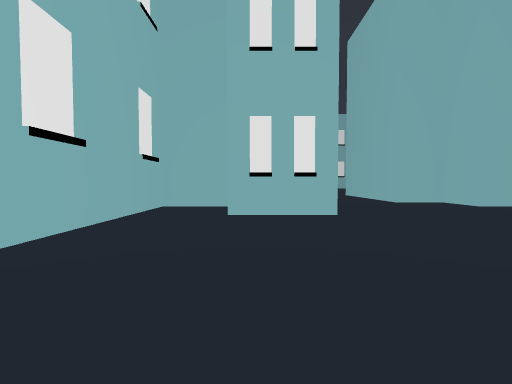
[1] (above)

24 first-person views from a walk through a Godot game level. The camera is 1.3 m above the floor, tilts 2° down and sees 85° across. The floor is counted in squares, 2 m on a side. Each view is taken from the middle of a square. On the plan, view 1 faces up. The plan holds only what a view shows up to about 9 squares ahead; the rest is blank. The place goes on beyond the plan. Characters and animated objects are left out.

[2]
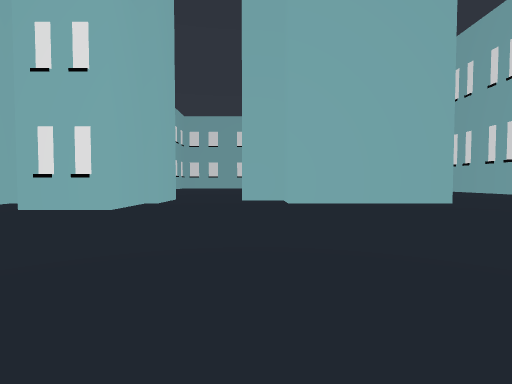

[3]
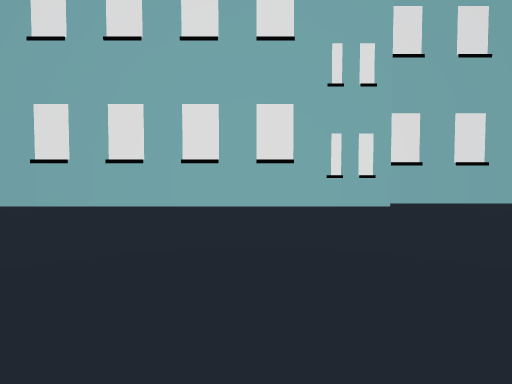

[4]
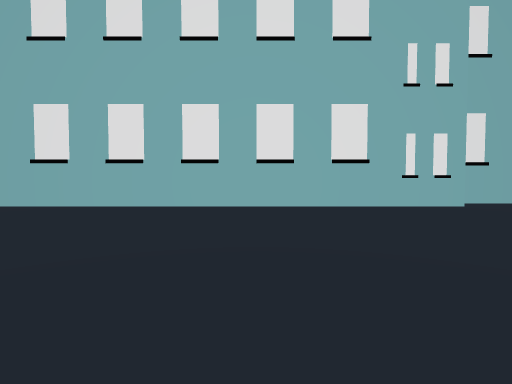

[5]
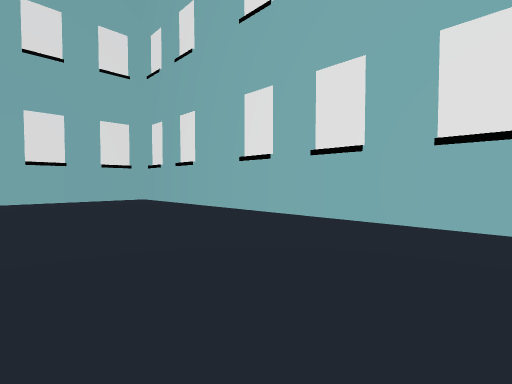

[6]
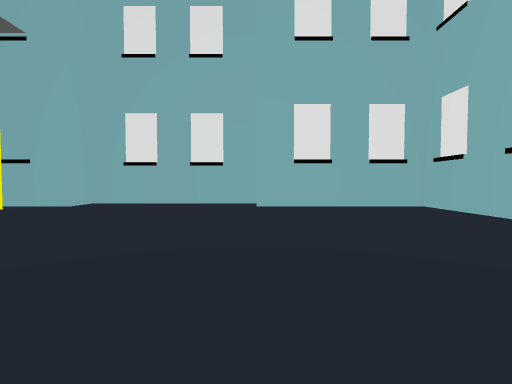

[7]
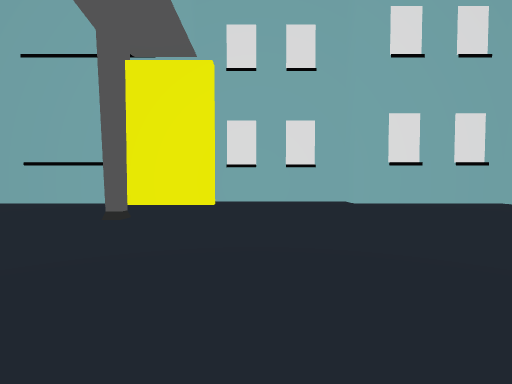

[8]
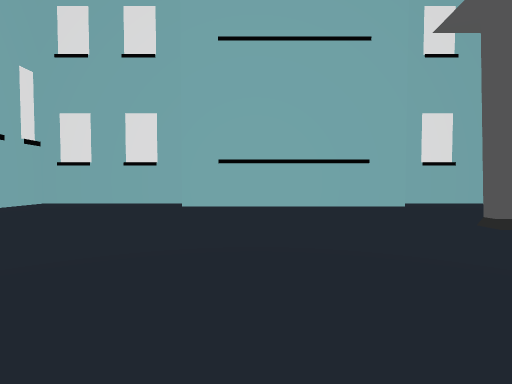

[9]
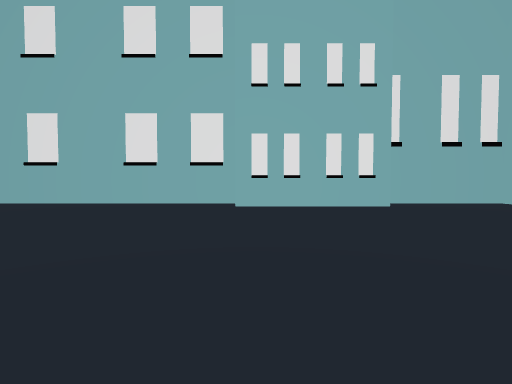

[10]
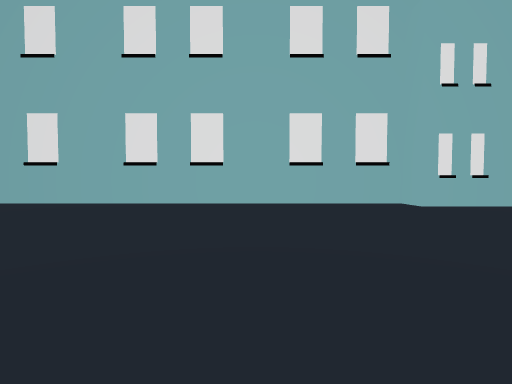

[11]
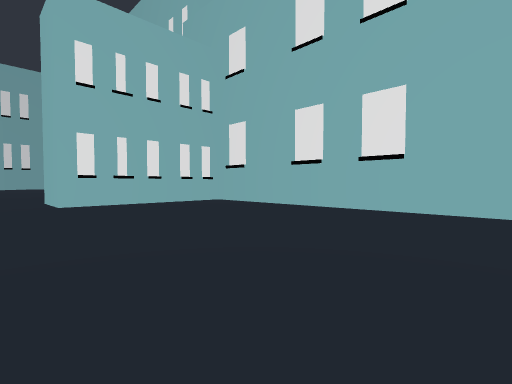

[12]
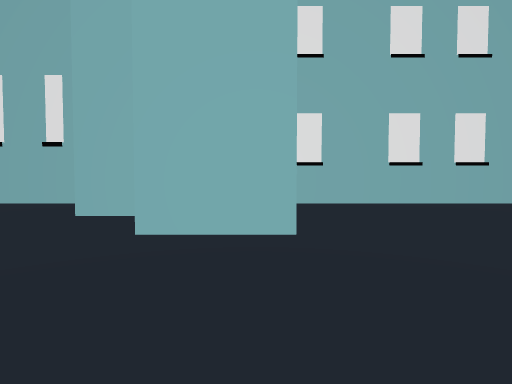

[13]
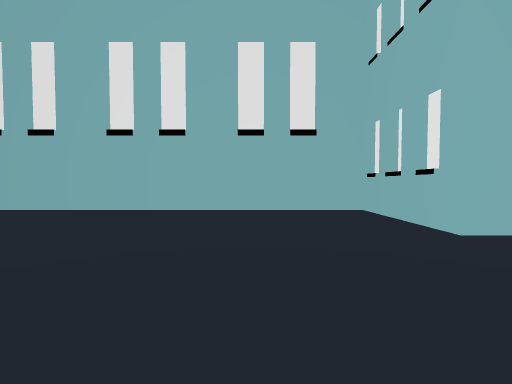

[14]
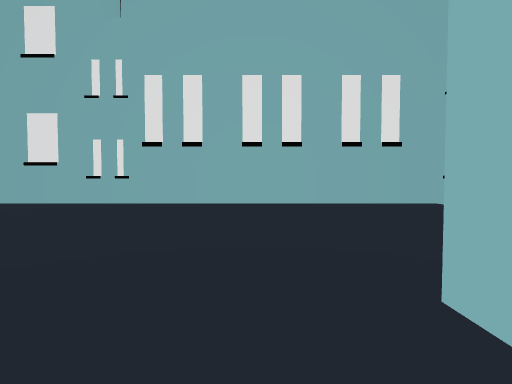

[15]
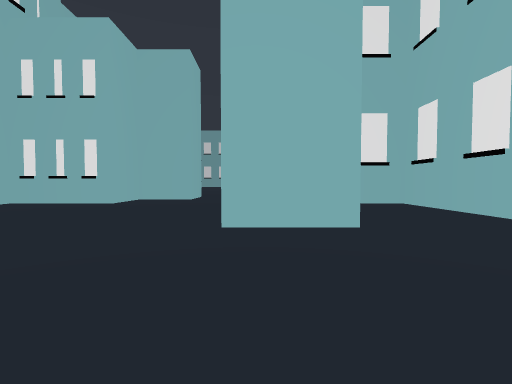

[16]
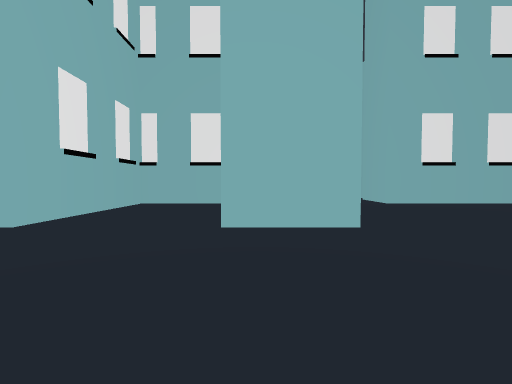

[17]
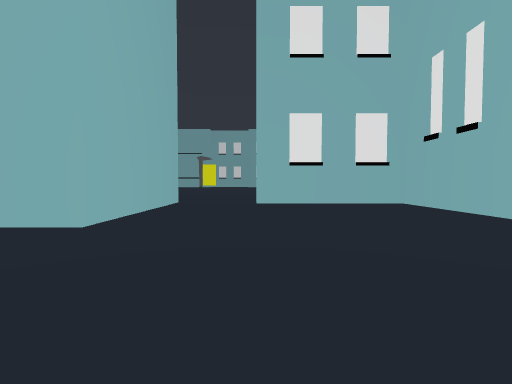

[18]
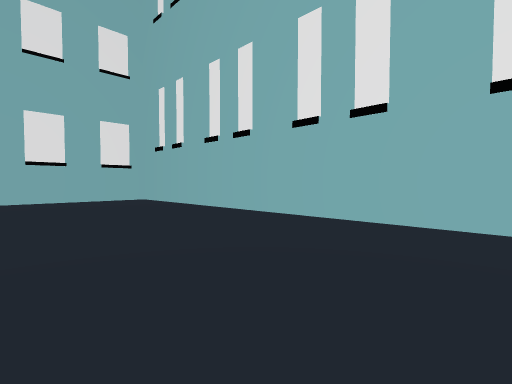

[19]
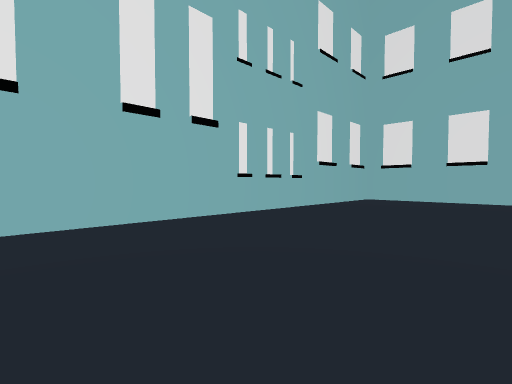

[20]
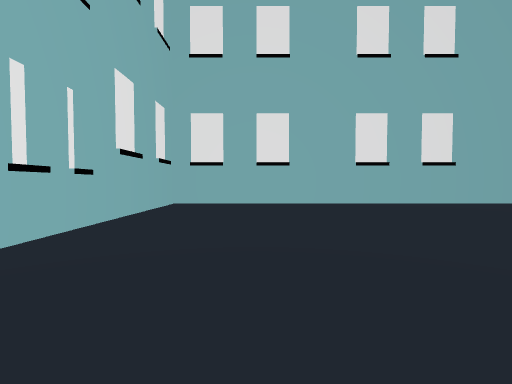

[21]
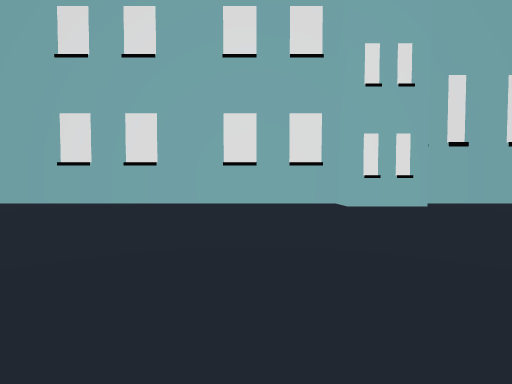

[22]
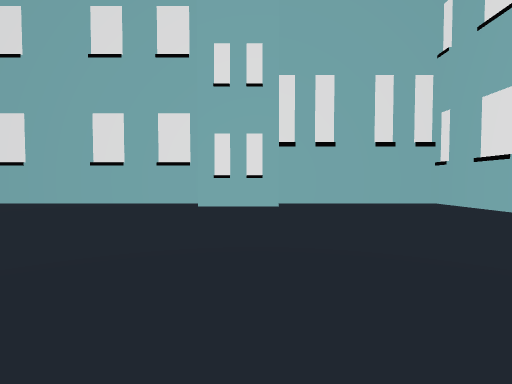

[23]
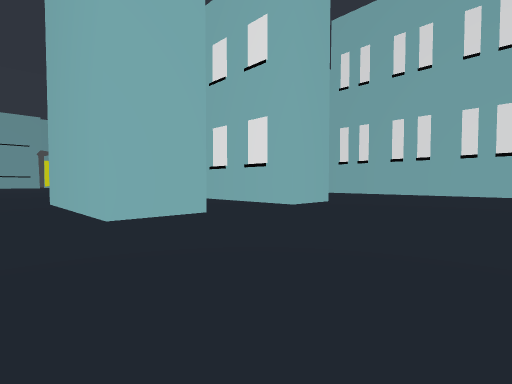

[24]
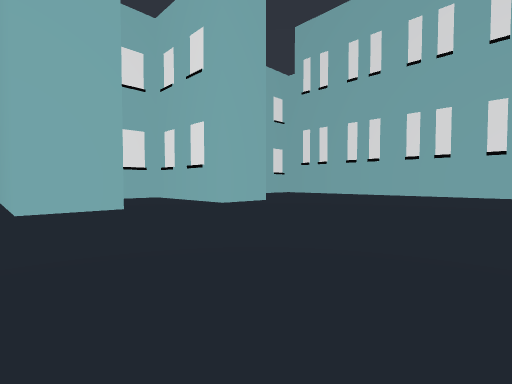

### Floor plan
Key: @ floor where view 1 was taken; # wall or solid block; . floor; T thing the floor can be seen under or through.
Columns run from 3 left of view 1 to 19 right of it. Each row starts with its distance up from view 1.
 29 #######################
 28 #..............##.....#
 27 #.....................#
 26 #.....................#
 25 #.....................
 24 #....................
 23 #......  ...........  #
 22 #.....    .........  .#
 21 #.....................#
 20 #................ ....#
 19 #.....................#
 18 #.....................#
 17 #.....................#
 16 #.....................#
 15 #.....................#
 14 #.......##...##.......#
 13 #.......##...##.......#
 12 #.......##...##.......#
 11 #.......##...##.......#
 10 #.......##...##.......#
  9 ######..#######....####
  8 ### ##...######....#
  7 #.. #............# #
  6 #..##............###
  5 #.....................#
  4 #............. .......#
  3 #............  .......#
  2 #...........   .......#
  1 #..........    .......#
  0 ##.@......     .......#
 -1  #.......      .......#
 -2  #.......      .......#
 -3  #........     .......#
 -4  #.......       ......#
 -5  #........     .......#
 -6  #.......     ........#
 -7  #......     .........#
 -8  #.....       ........#
 -9  #.....        .......#
-10  #.....  .     .......#
-11  #..... ...   ........#
-12  #.......... ........##
-13  #...................#
-14  #...................#
-15  #........TT.........##
-16  #....................#
-17  #....................#
-18  #....................#
-19  ######....#######....#
-20       ######     ######

Where each view was taken, in squares from view 1:
view 1: 0 up, 0 right, facing up
view 2: 1 down, 5 right, facing up
view 3: 3 down, 6 right, facing left
view 4: 5 down, 6 right, facing left
view 5: 8 down, 3 right, facing down-left
view 6: 11 down, 3 right, facing down
view 7: 10 down, 6 right, facing down
view 8: 11 down, 12 right, facing down
view 9: 12 down, 10 right, facing right
view 10: 7 down, 10 right, facing right
view 11: 3 down, 12 right, facing up-right
view 12: 6 up, 10 right, facing right
view 13: 12 up, 12 right, facing right
view 14: 15 up, 10 right, facing right
view 15: 18 up, 11 right, facing down
view 16: 18 up, 6 right, facing down
view 17: 18 up, 2 right, facing down
view 18: 20 up, 2 right, facing down-left
view 19: 18 up, 2 right, facing up-left
view 20: 20 up, 0 right, facing up
view 21: 20 up, 9 right, facing up
view 22: 20 up, 13 right, facing up
view 23: 19 up, 13 right, facing down-left
view 24: 21 up, 12 right, facing down-left
